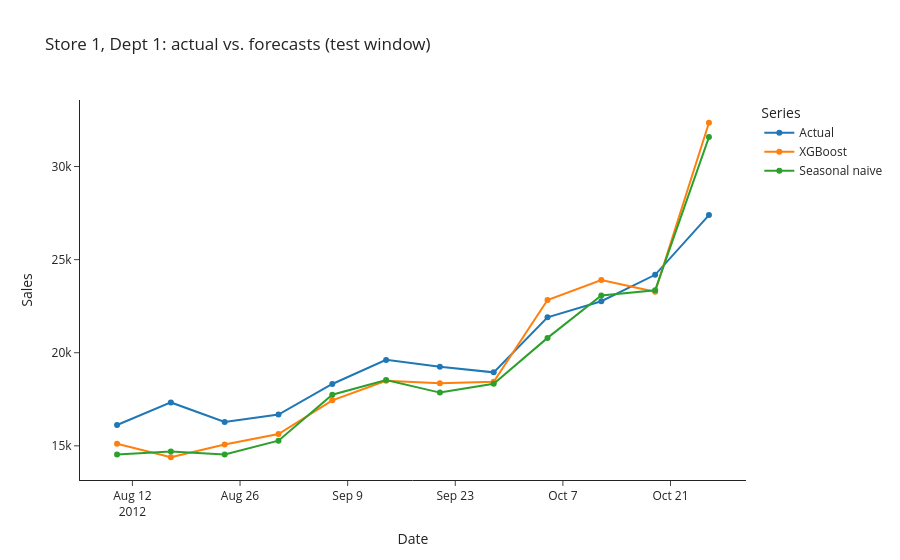

This figure's notebook cell:
### Markdown cell above
## Visualizing the Forecast

Looking at predictions on a single series helps build intuition for where
the model wins and where it loses.

### Code cell
series = test.query("Store == 1 and Dept == 1").sort_values("Date")

plot_df = series.rename(
    columns={
        "Weekly_Sales": "Actual",
        "Pred_XGBoost": "XGBoost",
        "Pred_Seasonal": "Seasonal naive",
    }
).melt(
    id_vars="Date",
    value_vars=["Actual", "XGBoost", "Seasonal naive"],
    var_name="Series",
    value_name="Sales",
)

fig = px.line(
    plot_df,
    x="Date",
    y="Sales",
    color="Series",
    markers=True,
    title="Store 1, Dept 1: actual vs. forecasts (test window)",
)
fig.show()

### Figure 1 — Plotly figure (JSON) as saved in the notebook; plotly's stock layout.template omitted (floating-point values rounded to 4 significant figures)
{"data": [{"hovertemplate": "Series=Actual<br>Date=%{x}<br>Sales=%{y}<extra></extra>", "legendgroup": "Actual", "line": {"color": "#1F77B4", "dash": "solid"}, "marker": {"symbol": "circle"}, "mode": "lines+markers", "name": "Actual", "orientation": "v", "showlegend": true, "type": "scatter", "x": ["2012-08-10T00:00:00", "2012-08-17T00:00:00", "2012-08-24T00:00:00", "2012-08-31T00:00:00", "2012-09-07T00:00:00", "2012-09-14T00:00:00", "2012-09-21T00:00:00", "2012-09-28T00:00:00", "2012-10-05T00:00:00", "2012-10-12T00:00:00", "2012-10-19T00:00:00", "2012-10-26T00:00:00"], "xaxis": "x", "y": [16120.0, 17330.0, 16290.0, 16680.0, 18320.0, 19620.0, 19250.0, 18950.0, 21900.0, 22760.0, 24190.0, 27390.0], "yaxis": "y"}, {"hovertemplate": "Series=XGBoost<br>Date=%{x}<br>Sales=%{y}<extra></extra>", "legendgroup": "XGBoost", "line": {"color": "#FF7F0E", "dash": "solid"}, "marker": {"symbol": "circle"}, "mode": "lines+markers", "name": "XGBoost", "orientation": "v", "showlegend": true, "type": "scatter", "x": ["2012-08-10T00:00:00", "2012-08-17T00:00:00", "2012-08-24T00:00:00", "2012-08-31T00:00:00", "2012-09-07T00:00:00", "2012-09-14T00:00:00", "2012-09-21T00:00:00", "2012-09-28T00:00:00", "2012-10-05T00:00:00", "2012-10-12T00:00:00", "2012-10-19T00:00:00", "2012-10-26T00:00:00"], "xaxis": "x", "y": [15110.0, 14390.0, 15070.0, 15630.0, 17450.0, 18500.0, 18360.0, 18440.0, 22830.0, 23900.0, 23270.0, 32350.0], "yaxis": "y"}, {"hovertemplate": "Series=Seasonal naive<br>Date=%{x}<br>Sales=%{y}<extra></extra>", "legendgroup": "Seasonal naive", "line": {"color": "#2CA02C", "dash": "solid"}, "marker": {"symbol": "circle"}, "mode": "lines+markers", "name": "Seasonal naive", "orientation": "v", "showlegend": true, "type": "scatter", "x": ["2012-08-10T00:00:00", "2012-08-17T00:00:00", "2012-08-24T00:00:00", "2012-08-31T00:00:00", "2012-09-07T00:00:00", "2012-09-14T00:00:00", "2012-09-21T00:00:00", "2012-09-28T00:00:00", "2012-10-05T00:00:00", "2012-10-12T00:00:00", "2012-10-19T00:00:00", "2012-10-26T00:00:00"], "xaxis": "x", "y": [14540.0, 14690.0, 14540.0, 15280.0, 17750.0, 18540.0, 17860.0, 18340.0, 20800.0, 23080.0, 23350.0, 31580.0], "yaxis": "y"}], "layout": {"legend": {"title": {"text": "Series"}, "tracegroupgap": 0}, "title": {"text": "Store 1, Dept 1: actual vs. forecasts (test window)"}, "xaxis": {"anchor": "y", "domain": [0.0, 1.0], "title": {"text": "Date"}}, "yaxis": {"anchor": "x", "domain": [0.0, 1.0], "title": {"text": "Sales"}}}}
